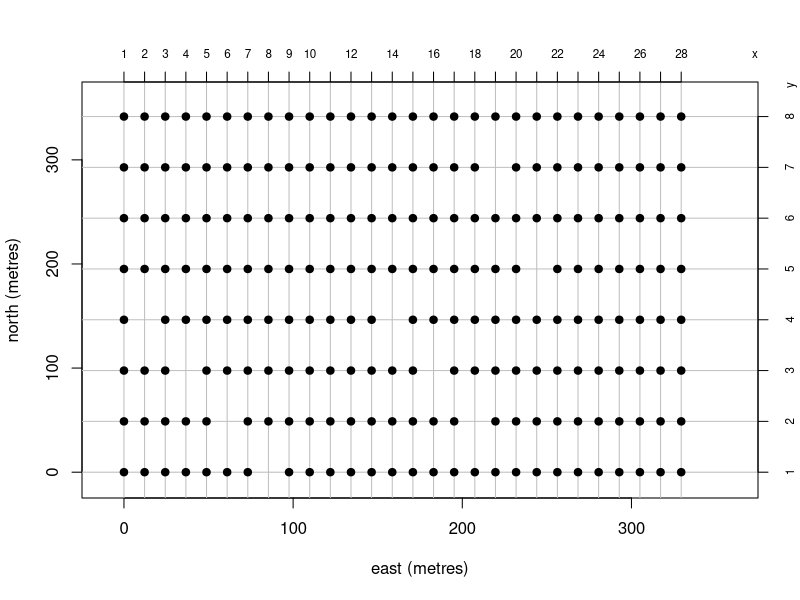
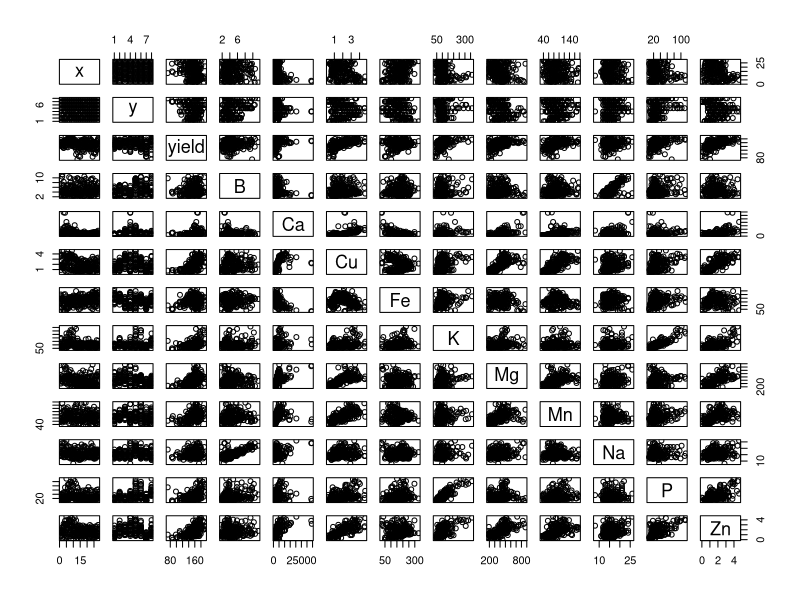
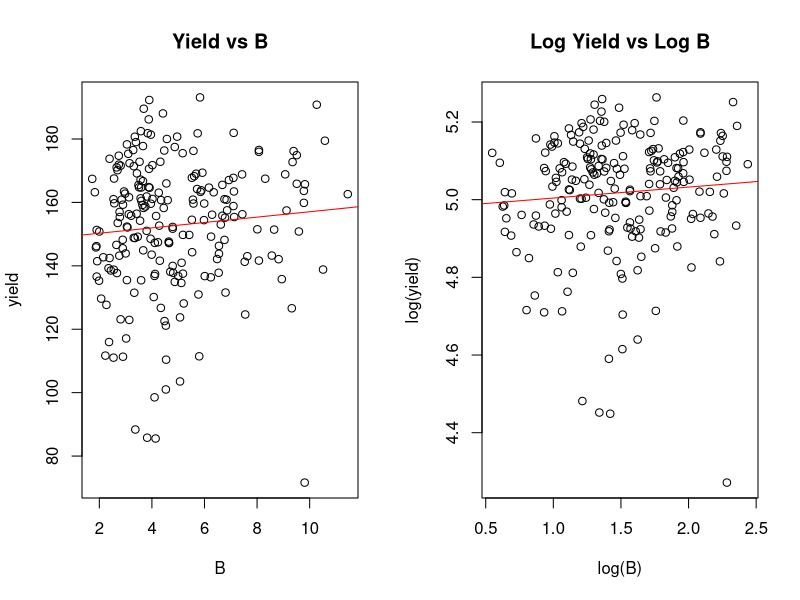
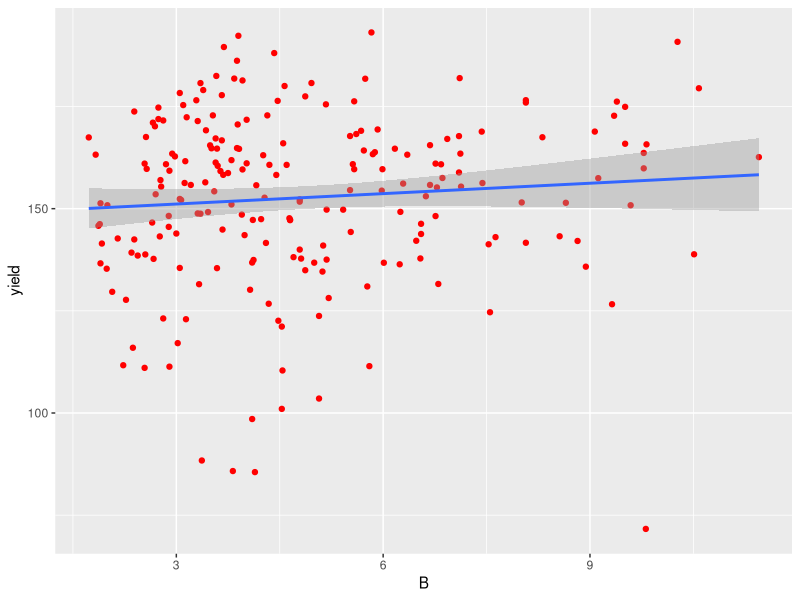
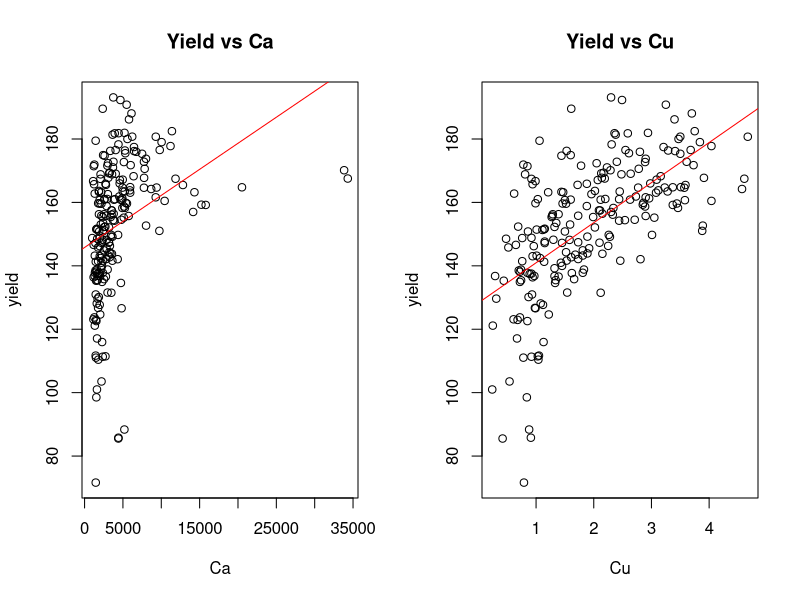
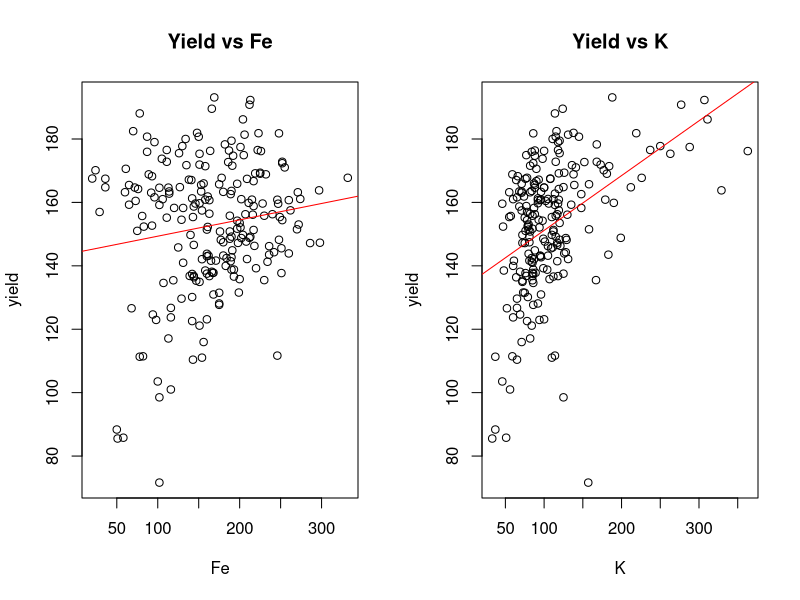
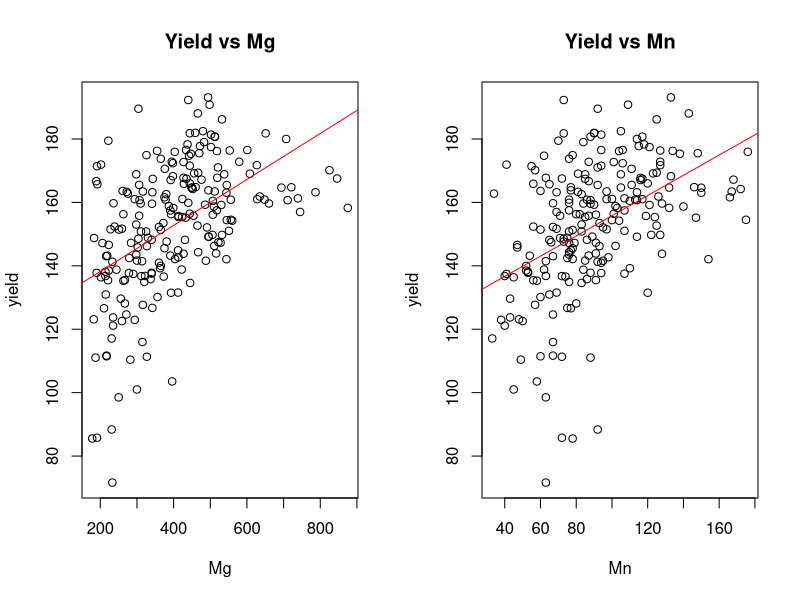
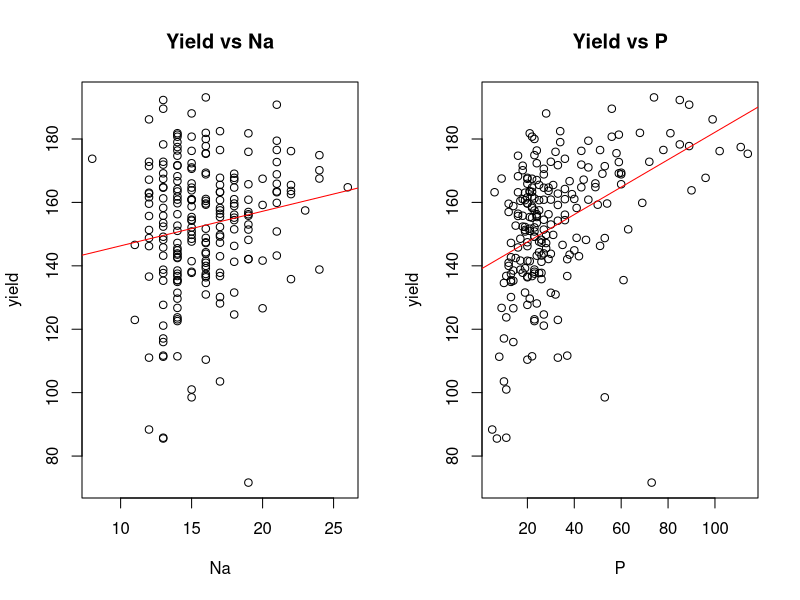

Reproduce these figures in R, in order.
## ---- chunk 1
knitr::opts_chunk$set(echo = TRUE)
## ---- chunk 2
# Use these two lines to read the data and set the column names
gy <- read.table("Yield.dat")
names(gy) <- c("x", "y", "yield", "B", "Ca", "Cu", "Fe",
"K", "Mg", "Mn", "Na", "P", "Zn")
# create basic plot
plot(I((y-1)*48.8)~I((x-1)*12.2), data=gy, xlab="east (metres)", type="n",
ylab="north (metres)", xlim=c(-10,360), ylim=c(-10,360))
# add grid lines
abline(v=(1:28-1)*12.2, h=(1:8-1)*48.8, col="grey")
# add secondary axes
axis(side=3, at=(1:28-1)*12.2, labels=1:28, line=0, cex.axis=0.7, mgp=c(3,1,0))
mtext("x", side=3, line=1, cex=0.7, adj=1)
axis(side=4, at=(1:8-1)*48.8, labels=1:8, line=0, cex.axis=0.7, mgp=c(3,1,0))
mtext("y", side=4, line=1, cex=0.7, adj=1)
# plot the site locations
points(I((y-1)*48.8)~I((x-1)*12.2), gy, pch=19)
## ---- chunk 3
head(gy) # understanding what individual nutrients consist of the data set.
summary(gy) # understanding the quartile spread of each nutrient
pairs(gy) # Observing bivariate relationships at a glance  
## ---- chunk 4
par(mfrow=c(1,2))
plot(yield~B, main="Yield vs B", data=gy)# standard scatter plot
abline(lm(yield~B, data=gy), col="red")
plot(log(yield)~log(B), main="Log Yield vs Log B", data=gy) # standard log scatter plot 
abline(lm(log(yield)~log(B), data=gy), col="red")
## ---- chunk 5
library(ggplot2)   # using ggplot to produce the same plot
ggplot(data=gy, mapping=aes(x=B, y=yield))+
geom_point(col="red")+
geom_smooth(method="lm", se=TRUE)
## ---- chunk 6
plot(yield~Ca, main="Yield vs Ca", data=gy)# standard scatter plot
abline(lm(yield~Ca, data=gy), col="red")
## ---- chunk 7
plot(yield~Cu, main="Yield vs Cu", data=gy)# standard scatter plot
abline(lm(yield~Cu, data=gy), col="red")
## ---- chunk 8
plot(yield~Fe, main="Yield vs Fe", data=gy)# standard scatter plot
abline(lm(yield~Fe, data=gy), col="red")
## ---- chunk 9
plot(yield~K, main="Yield vs K", data=gy)# standard scatter plot
abline(lm(yield~K, data=gy), col="red")
## ---- chunk 10
plot(yield~Mg, main="Yield vs Mg", data=gy)# standard scatter plot
abline(lm(yield~Mg, data=gy), col="red")
## ---- chunk 11
plot(yield~Mn, main="Yield vs Mn", data=gy)# standard scatter plot
abline(lm(yield~Mn, data=gy), col="red")
## ---- chunk 12
plot(yield~Na, main="Yield vs Na", data=gy)# standard scatter plot
abline(lm(yield~Na, data=gy), col="red")
## ---- chunk 13
plot(yield~P, main="Yield vs P", data=gy)# standard scatter plot
abline(lm(yield~P, data=gy), col="red")
## ---- chunk 14
plot(yield~Zn, main="Yield vs Zn", data=gy)# standard scatter plot
abline(lm(yield~Zn, data=gy), col="red")
## ---- chunk 15
gy.lm = lm(yield~B+Ca+Cu+Fe+K+Mg+Mn+Na+P+Zn, data=gy)
plot(gy.lm, which=1)
summary(gy.lm)
## ---- chunk 16
gy2 = gy[-c(200,0),] # excludes observation 200
print(gy2[c(200,0),]) # prints observations 200 which should now be gone from the df
## ---- chunk 17
gy.lm3 = lm(log(yield)~log(B)+Ca+Cu+Fe+K+Mg+Mn+Na+P+Zn, data=gy2)
plot(gy.lm3, which=1)
summary(gy.lm3)
## ---- chunk 18
gy.loglm = lm(yield~B+I(1/Ca)+log(Cu)+log(Fe)+I(1/K)+I(1/Mg)+log(Mn)+Na+log(P)+log(Zn+1), data=gy2)
summary(gy.loglm)
plot(gy.loglm,which=1)
## ---- chunk 19
library(leaps)
## ---- chunk 20
gy2.fsstest= regsubsets(yield~B+I(1/Ca)+log(Cu)+log(Fe)+I(1/K)+I(1/Mg)+log(Mn)+Na+log(P)+log(Zn+1), 
                        data=gy2, method="forward")
summary(gy2.fsstest)
plot(gy2.fsstest, scale="adjr2")
## ---- chunk 21
library(glmnet)
X = model.matrix(gy.loglm)[,-1]
Y = log(gy2$yield)
lasso.gy = glmnet(X, Y, alpha=1)
plot(lasso.gy, label=TRUE)
## ---- chunk 22
library(glmnet)
cv_lasso.gy = cv.glmnet(X, Y, alpha=1) #cross-validation for lasso
plot(cv_lasso.gy)
## ---- chunk 23
cv_lasso.gy$lambda.1se # cross validation lasso model standard error
log(cv_lasso.gy$lambda.1se)
## ---- chunk 24
coef(cv_lasso.gy) # cross-validation lasso coefficients 
## ---- chunk 25
head(gy2) # check column names
gy3 = subset(gy2, select= c("yield", "Cu", "K", "P", "Zn")) # select subset of variables
gy3.lm = lm(yield~log(Cu)+I(1/K)+log(P)+log(Zn+1), data=gy3) # transform as per previous item 
plot(gy3.lm, which=1)
